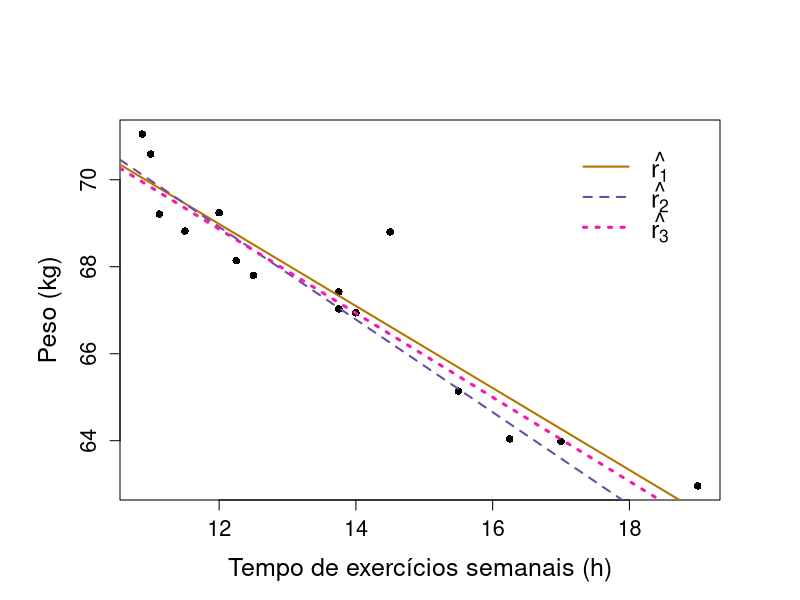
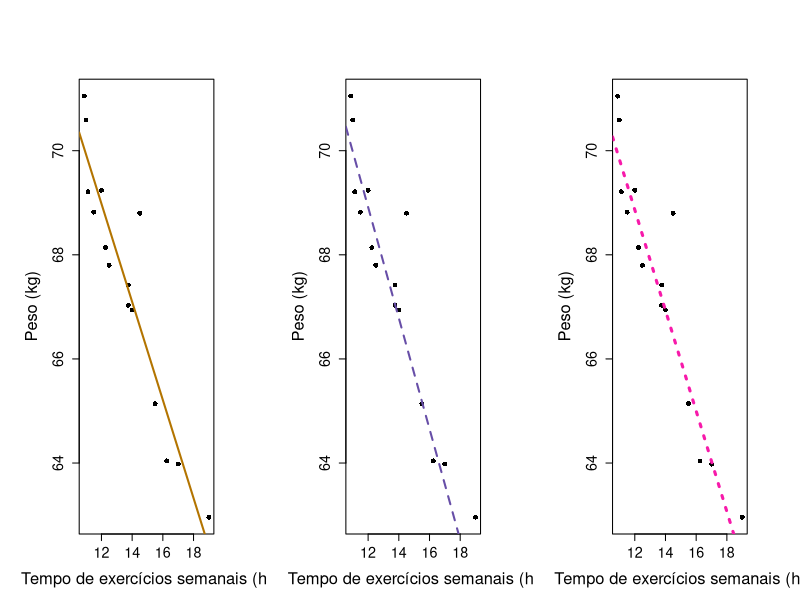

R code for these plots, in order:
x = c(10.875,11,11.125,11.5,12,12.25,12.5,13.75,13.75,14,14.5,15.5,16.25,17,19)
y=c(71.05,70.59,69.21,68.82,69.24,68.14,67.8,67.03,67.42,66.94,68.8,65.14,64.04,63.98,62.96)
dados = data.frame(x,y)
ajuste = lm(y~x,dados)
dados2 = dados[-c(11,15),]
ajuste2 = lm(y~x,dados2)
dados3 = data.frame(x=x,y=y)
dados3 = dados3[-11,]
ajuste3 = lm(y~x,dados3)

par(mar=c(5, 6, 6, 4))
plot(x,y, main = , ylab="Peso (kg)", xlab = "Tempo de exercícios semanais (h)",type="p",pch=16, cex.axis=1.3,cex.lab=1.5)
abline(ajuste, lwd =2,col="#b37400")
abline(ajuste2,lty=2,lwd =2,col='#674ea7')
abline(ajuste3, lty=3,lwd=3,col="#f71aaa")
legend(x=c(17,17),y=c(71,71),legend=c(expression(hat(r[1])),expression(hat(r[2])),expression(hat(r[3]))), lty=c(1,2,3),lwd=c(2,2,3),col=c("#b37400","#674ea7",'#f71aaa'),cex=1.5,box.col=0,box.lty=0)

par(mfrow=c(1,3), mar=c(5, 6, 6, 4))
plot(x,y, main = , ylab="Peso (kg)", xlab = "Tempo de exercícios semanais (h)",type="p",pch=16, cex.axis=1.3,cex.lab=1.5)
abline(ajuste, lwd =2,col="#b37400")
plot(x,y, main = , ylab="Peso (kg)", xlab = "Tempo de exercícios semanais (h)",type="p",pch=16, cex.axis=1.3,cex.lab=1.5)
abline(ajuste2,lty=2,lwd =2,col='#674ea7')
plot(x,y, main = , ylab="Peso (kg)", xlab = "Tempo de exercícios semanais (h)",type="p",pch=16, cex.axis=1.3,cex.lab=1.5)
abline(ajuste3, lty=3,lwd=3,col="#f71aaa")
